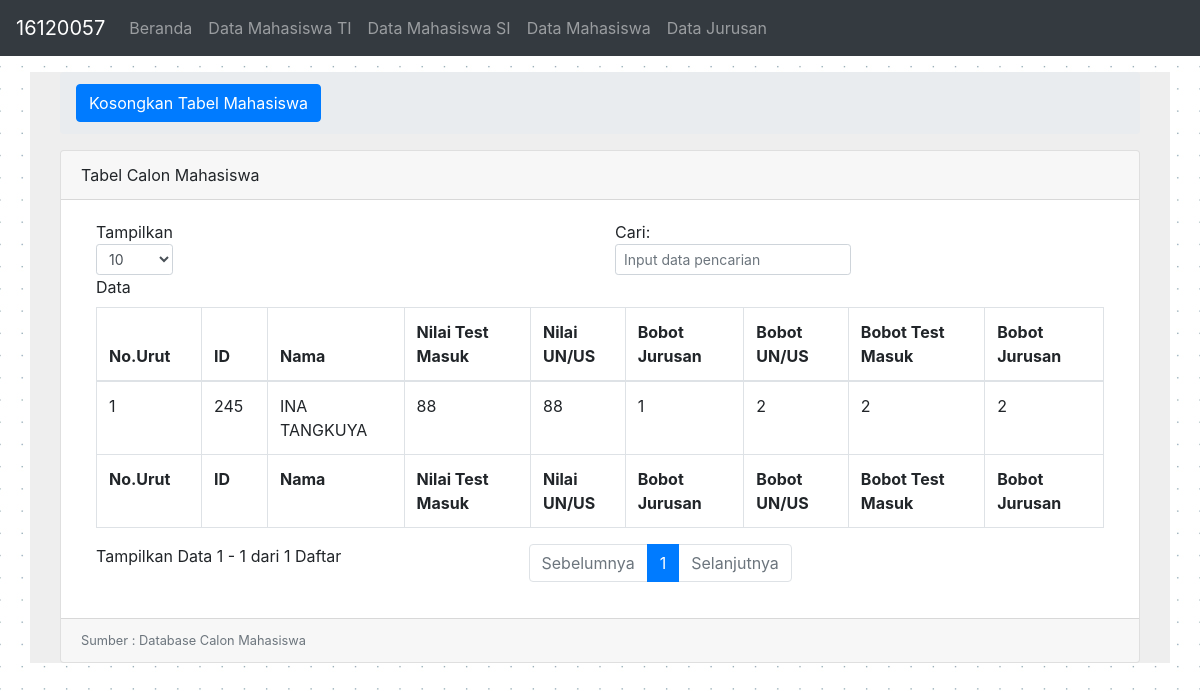
The page /data_mhsSI.php on the database as committed earlier.
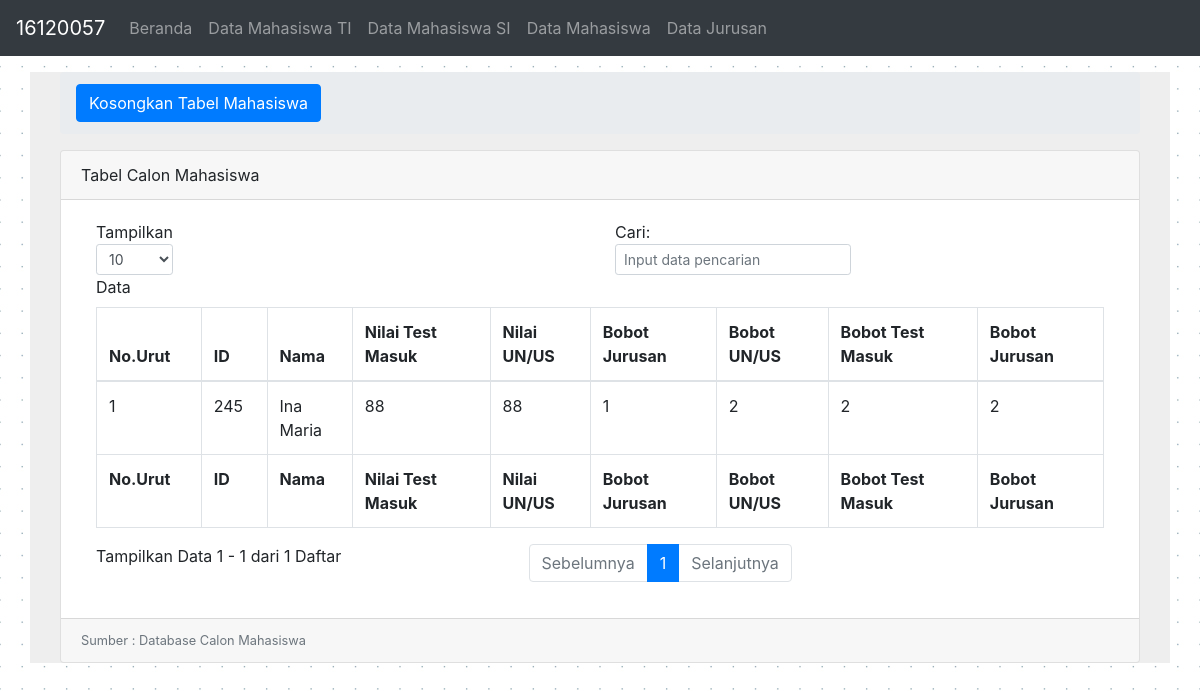
The same page on the database as committed later.
### tables this page shows
CREATE TABLE IF NOT EXISTS `mhs_si` (
  `id` int(11) NOT NULL AUTO_INCREMENT,
  `id_mhs` varchar(5) NOT NULL,
  `bobot_nilaiUN` varchar(2) NOT NULL,
  `bobot_nilaiT` varchar(2) NOT NULL,
  `bobot_jurusan` int(2) NOT NULL,
  PRIMARY KEY (`id`)
);

CREATE TABLE IF NOT EXISTS `mhs` (
  `id` int(11) NOT NULL AUTO_INCREMENT,
  `id_mhs` int(11) DEFAULT NULL,
  `nama` text,
  `nilai_un` text NOT NULL,
  `nilai_test` text NOT NULL,
  `jurusan` text,
  PRIMARY KEY (`id`)
);

### functions.php (called while the page is built, shortened)
<?php
$server = "localhost";
$username = "root";
$password = "";
$database = "ag";
$koneksi=mysqli_connect($server,$username,$password) or die("Koneksi gagal");
mysqli_select_db($koneksi,$database) or die("Database tidak bisa dibuka");
function tabel($query){
	global $koneksi;
	$result = mysqli_query($koneksi,$query);
	$rows = [];
	while ($row = mysqli_fetch_assoc($result)){
		$rows [] = $row;
	}
	return $rows;
}

### data_mhsSI.php (the view, shortened to what this page needs)
<?php
require "functions.php";
$data = tabel("SElECT * FROM mhs,mhs_si WHERE mhs.id_mhs = mhs_si.id_mhs group by mhs_si.id_mhs");
?>
<!DOCTYPE html>
<html lang="en">
<head>
    <link rel="stylesheet" href="css/bootstrap.min.css">
    <link rel="stylesheet" href="css/bootstrap.css">
</head>
<body>
    <nav class="navbar navbar-expand-md bg-dark navbar-dark ">
        <a class="navbar-brand" href="#">16120057</a>
        <div class="collapse navbar-collapse" id="collapsibleNavbar">
            <ul class="navbar-nav">
                <li class="nav-item">
                    <a class="nav-link" href="index.php">Beranda</a>
                </li>
                <li class="nav-item">
                    <a class="nav-link" href="data_mhsTI.php">Data Mahasiswa TI</a>
                </li>
                <li class="nav-item">
                    <a class="nav-link" href="data_mhsSI.php">Data Mahasiswa SI</a>
                </li>
                <li class="nav-item">
                    <a class="nav-link" href="data_mhs.php">Data Mahasiswa</a>
                </li>
                <li class="nav-item">
                    <a class="nav-link" href="data_jurusan.php">Data Jurusan</a>
                </li>
            </ul>
        </div>
    </nav>
    <div class="container">
        <div class="content-wrapper">
            <div class="container-fluid">
                <ol class="breadcrumb mt-3">
                    <li>
                        <a href="kosongkan_si.php" class="btn btn-primary">Kosongkan Tabel Mahasiswa</a>
                    </li>
                </ol>
                <div class="card mb-2">
                    <div class="card-header">
                        <i class="fa fa-table"></i> Tabel Calon Mahasiswa</div>
                    <div class="card-body">
                        <div class="table-responsive">
                            <table class="table table-bordered" id="dataTable" width="100%" cellspacing="0">
                                <thead>
                                    <tr>
                                        <th>No.Urut</th>
                                        <th>ID</th>
                                        <th>Nama</th>
                                        <th>Nilai Test Masuk</th>
                                        <th>Nilai UN/US</th>
                                        <th>Bobot Jurusan</th>
                                        <th>Bobot UN/US</th>
                                        <th>Bobot Test Masuk</th>
                                        <th>Bobot Jurusan</th>
                                    </tr>
                                </thead>
                                <tfoot>
                                    <tr>
                                        <th>No.Urut</th>
                                        <th>ID</th>
                                        <th>Nama</th>
                                        <th>Nilai Test Masuk</th>
                                        <th>Nilai UN/US</th>
                                        <th>Bobot Jurusan</th>
                                        <th>Bobot UN/US</th>
                                        <th>Bobot Test Masuk</th>
                                        <th>Bobot Jurusan</th>
                                    </tr>
                                </tfoot>
                                <tbody>
                                    <?php $i = 1 ?>
                                    <?php foreach ($data as $tabel) : ?>
                                        <tr>
                                            <td><?= $i ?></td>
                                            <td><?= $tabel["id_mhs"] ?></td>
                                            <td><?= $tabel["nama"] ?></td>
                                            <td><?= $tabel["nilai_test"] ?></td>
                                            <td><?= $tabel["nilai_un"] ?></td>
                                            <td><?= $tabel["jurusan"] ?></td>
                                            <td><?= $tabel["bobot_nilaiUN"] ?></td>
                                            <td><?= $tabel["bobot_nilaiT"] ?></td>
                                            <td><?= $tabel["bobot_jurusan"] ?></td>
                                        </tr>
                                        <?php $i++; ?>
                                    <?php endforeach; ?>
                                </tbody>
                            </table>
                        </div>
                    </div>
                    <div class="card-footer small text-muted">Sumber : Database Calon Mahasiswa</div>
                </div>
            </div>
        </div>
    </div>
</body>
</html>

Rows that differ between the two databases and show on the page:
changed through a linked row, mhs_si: mhs.nama "INA TANGKUYA" → "Ina Maria"
